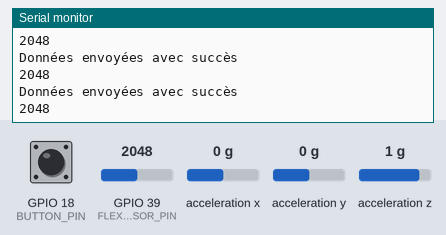
Recording of a sketch running on a simulated ESP32. Shown: the last lines printed to the serial monitor. Wiring (inferred from the names in the program): MPU-6050 motion sensor at I2C address 0x68. The test bench sets the inputs (shaded band); at power-on: GPIO 39 (FLEX_SENSOR_PIN) = 2048, GPIO 18 (BUTTON_PIN) LOW, acceleration x 0 g, acceleration y 0 g, acceleration z 1 g (analog values on the 0–4095 scale).

Above: at 1.2 s.
1.3 s: GPIO 39 (FLEX_SENSOR_PIN) set to 2866
At 1.9 s:
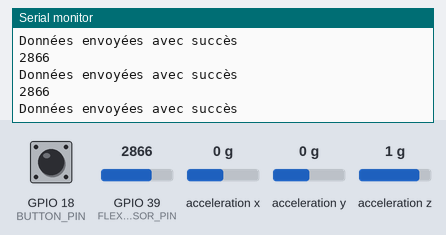
2.8 s: GPIO 39 (FLEX_SENSOR_PIN) set to 3972
At 3.9 s:
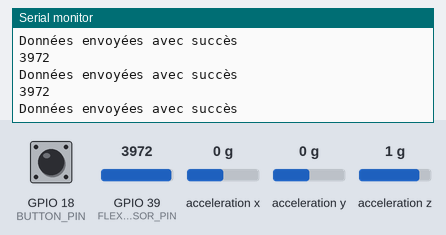
Timing chart, 0 to 5.8 s (numbered marks = the images above; inputs shaded):
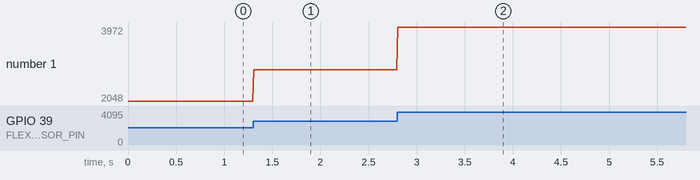

The sketch:

carte_emettrice.ino
```cpp
#include <Wire.h>

#include <WiFi.h>
#include <esp_now.h>

#define MPU6050_ADDR 0x68  // Adresse I²C du MPU-6050
#define FLEX_SENSOR_PIN 39 // GPIO pour le capteur flex
#define BUTTON_PIN 18      // GPIO pour le bouton poussoir
#define FILTER_SAMPLES 30  // Nombre d'échantillons pour le filtrage

uint8_t broadcastAddress[] = {0x30, 0xAE, 0xA4, 0x6F, 0x06, 0x84};

// Variables pour le debounce du bouton
bool buttonPressed = false;
unsigned long lastDebounceTime = 0;
const unsigned long debounceDelay = 50;

// Structure pour envoyer les données des capteurs
struct SensorData {
    float accelX;
    float accelY;
    int flex;
    bool buttonState;
};
SensorData dataToSend;

void OnDataSent(const uint8_t *mac_addr, esp_now_send_status_t status) {
    Serial.println(status == ESP_NOW_SEND_SUCCESS ? "Données envoyées avec succès" : "Échec de l'envoi des données");
}

void setup() {
    Serial.begin(115200);
    Wire.begin(); // Initialisation I²C

    // Configuration du bouton (simple INPUT au lieu de INPUT_PULLUP)
    pinMode(BUTTON_PIN, INPUT);

    // Vérifier la connexion avec le MPU-6050
    Wire.beginTransmission(MPU6050_ADDR);
    if (Wire.endTransmission() != 0) {
        Serial.println("MPU-6050 non détecté !");
        while (1);
    }
    Serial.println("MPU-6050 détecté !");

    // Activer le MPU-6050
    Wire.beginTransmission(MPU6050_ADDR);
    Wire.write(0x6B);
    Wire.write(0x00);
    Wire.endTransmission();

    // Initialisation ESP-NOW
    WiFi.mode(WIFI_STA);
    if (esp_now_init() != ESP_OK) {
        Serial.println("Erreur d'initialisation ESP-NOW");
        return;
    }
    esp_now_register_send_cb(OnDataSent);

    esp_now_peer_info_t peerInfo;
    memcpy(peerInfo.peer_addr, broadcastAddress, 6);
    peerInfo.channel = 0;
    peerInfo.encrypt = false;

    peerInfo.ifidx = WIFI_IF_STA;
    if (esp_now_add_peer(&peerInfo) != ESP_OK) {
        Serial.println("Échec de l'ajout du pair");
        return;
    }

    analogReadResolution(12);
}

void readAccelData(int16_t *ax, int16_t *ay) {
    Wire.beginTransmission(MPU6050_ADDR);
    Wire.write(0x3B);
    Wire.endTransmission(false);
    Wire.requestFrom(MPU6050_ADDR, 4, true);

    if (Wire.available() == 4) {
        *ax = Wire.read() << 8 | Wire.read();
        *ay = Wire.read() << 8 | Wire.read();
    } else {
        Serial.println("Erreur de lecture MPU-6050 !");
    }
}

void loop() {
    int16_t ax, ay;
    readAccelData(&ax, &ay);

    // Lecture de l'état du bouton avec gestion du debounce
    int buttonReading = digitalRead(BUTTON_PIN);

    // Si l'état du bouton change, réinitialiser le timer de debounce
    if ((millis() - lastDebounceTime) > debounceDelay) {
        // Mettre à jour l'état du bouton
        dataToSend.buttonState = (buttonReading == HIGH);
        lastDebounceTime = millis();
    }

    dataToSend.accelX = ax;
    dataToSend.accelY = ay;
    dataToSend.flex = analogRead(FLEX_SENSOR_PIN);

    Serial.println(dataToSend.flex);
    esp_now_send(broadcastAddress, (uint8_t *)&dataToSend, sizeof(dataToSend));

    delay(10);
}
```

Measured:
- after the input at 1.3 s, the serial monitor: prints a new line at once (image 1)
- after the input at 2.8 s, the serial monitor: prints a new line at once (image 2)
- plotted number 1: 2048 → 2866 after the input at 1.3 s, 2866 → 3972 after the input at 2.8 s
